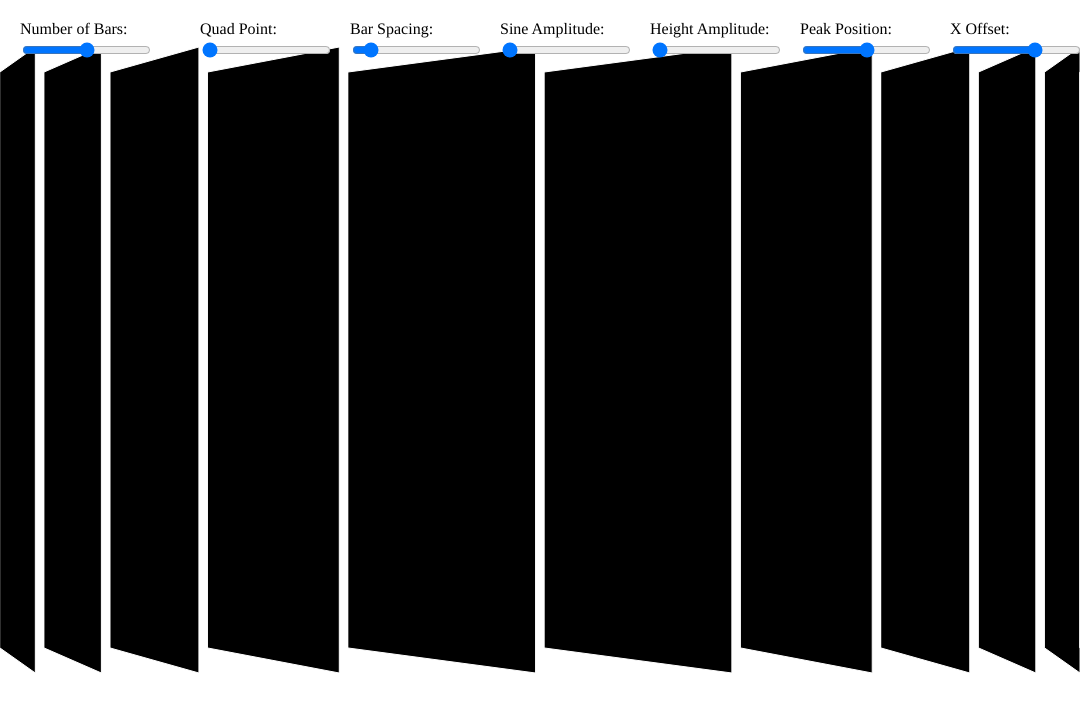
Frame 1 (no input)
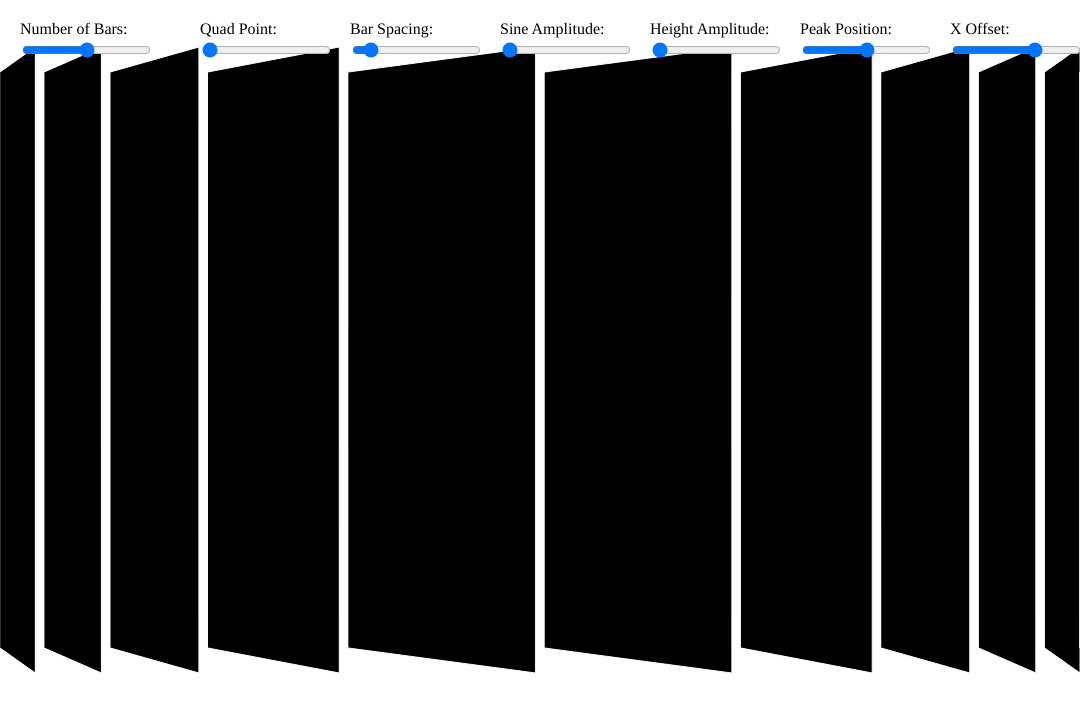
Frame 60 (no input)
Frame 120 (the mouse pressed at the canvas centre since frame 60): identical to frame 60, image omitted

The p5.js sketch that drew these frames (run headless with seeded random() and noise() and a simulated clock; from frame 60 on, the mouse is pressed at the canvas centre):

// p5.js sketch
// ── sketch.js
// Global variables
let BARS_X = 10;
let MIN_WIDTH = 10;
let MAX_WIDTH = 250;
let BAR_SPACING = 10;
let QUAD_POINT = 25;
let rotationOffset = 0;
let SINE_AMPLITUDE = 0;
let scrollOffset = 0;
let SCROLL_SPEED = 0;
let HEIGHT_AMPLITUDE = 0;
let PEAK_POSITION = 0.5;
let X_OFFSET = 0;

// Create sliders
let barsSlider, quadSlider, spacingSlider, sineSlider, 
    heightSlider, peakSlider, xOffsetSlider;

function setup() {
    createCanvas(1080, 720);
    
    // Create sliders with labels
    createDiv('Number of Bars:')
        .position(20, 20);
    createSlider(5, 15, 10, 1)
        .position(20, 40)
        .input(() => BARS_X = this.value());
    
    createDiv('Quad Point:')
        .position(200, 20);
    createSlider(0, 40, 0, 1)
        .position(200, 40)
        .input(() => QUAD_POINT = this.value());
    
    createDiv('Bar Spacing:')
        .position(350, 20);
    createSlider(0, 20, 2, 1)
        .position(350, 40)
        .input(() => BAR_SPACING = this.value());
    
    createDiv('Sine Amplitude:')
        .position(500, 20);
    createSlider(0, 1, 0, 0.1)
        .position(500, 40)
        .input(() => SINE_AMPLITUDE = this.value());
    
    createDiv('Height Amplitude:')
        .position(650, 20);
    createSlider(0, 1, 0, 0.1)
        .position(650, 40)
        .input(() => HEIGHT_AMPLITUDE = this.value());
    
    createDiv('Peak Position:')
        .position(800, 20);
    createSlider(0, 1, 0.5, 0.1)
        .position(800, 40)
        .input(() => PEAK_POSITION = this.value());
    
    createDiv('X Offset:')
        .position(950, 20);
    createSlider(-100, 50, 0, 1)
        .position(950, 40)
        .input(() => X_OFFSET = this.value());
}

function draw() {
    background(255);
    fill(0);
    stroke(255);
    
    let barH = height * 0.8;
    let totalWidth = 0;
    let barWidths = new Array(int(BARS_X));
    
    // Calculate bar widths
    for (let i = 0; i < BARS_X; i++) {
        let normalizedPosition = i / (BARS_X - 1.0);
        let distanceFromPeak = abs(normalizedPosition - PEAK_POSITION);
        let widthFactor = 1 - distanceFromPeak;
        widthFactor = pow(widthFactor, 3);
        barWidths[i] = map(widthFactor, 0, 1, MIN_WIDTH, MAX_WIDTH);
    }
    
    // Calculate total width including spacing
    for (let i = 0; i < BARS_X; i++) {
        totalWidth += barWidths[i];
    }
    totalWidth += BAR_SPACING * (BARS_X - 1);
    
    let scale = min(1, width / totalWidth);
    
    // Starting x position with scroll offset
    let x = (width - (totalWidth * scale)) / 2 - scrollOffset;
    
    // Draw two sets of bars for seamless scrolling
    for (let set = 0; set < 2; set++) {
        let xPos = x + (set * totalWidth * scale);
        
        for (let i = 0; i < BARS_X; i++) {
            let barW = barWidths[i] * scale;
            
            // Calculate offsets
            let staticOffset = QUAD_POINT;
            let waveOffset = SINE_AMPLITUDE * sin(rotationOffset + (i * 0.5)) * QUAD_POINT;
            let dynamicOffset = staticOffset + waveOffset;
            
            // Height animation
            let heightMod = HEIGHT_AMPLITUDE * sin(rotationOffset * 0.5 + (i * 0.3));
            let currentBarH = barH * (1 - (HEIGHT_AMPLITUDE * 0.8) + heightMod * 0.8);
            
            // Draw quad with X_OFFSET
            quad(
                xPos, height/2 - currentBarH/2,
                xPos + barW + X_OFFSET, height/2 - currentBarH/2 - dynamicOffset,
                xPos + barW + X_OFFSET, height/2 + currentBarH/2 + dynamicOffset,
                xPos, height/2 + currentBarH/2
            );
            
            xPos += barW + (BAR_SPACING * scale);
        }
    }
    
    // Update scroll position
    scrollOffset += SCROLL_SPEED;
    if (scrollOffset > totalWidth * scale) {
        scrollOffset = 0;
    }
    
    // Update rotation offset
    rotationOffset += 0.05;
} 
// ── style.css
body {
    margin: 0;
    padding: 20px;
    display: flex;
    flex-direction: column;
    align-items: center;
    background-color: #f0f0f0;
    font-family: Arial, sans-serif;
}

canvas {
    margin-top: 80px;  /* Space for the controls above */
    border: 1px solid #ccc;
    box-shadow: 0 4px 6px rgba(0, 0, 0, 0.1);
}

/* Style for slider containers */
.p5Canvas {
    border-radius: 4px;
    background: white;
}

/* Style for the labels */
div {
    color: #333;
    font-size: 14px;
    font-weight: bold;
    margin-bottom: 5px;
}

/* Style for the sliders */
input[type="range"] {
    -webkit-appearance: none;
    width: 100px;
    height: 4px;
    background: #ddd;
    border-radius: 2px;
    outline: none;
}

/* Slider thumb (the part you drag) */
input[type="range"]::-webkit-slider-thumb {
    -webkit-appearance: none;
    width: 15px;
    height: 15px;
    background: #4CAF50;
    border-radius: 50%;
    cursor: pointer;
    transition: background 0.2s;
}

input[type="range"]::-webkit-slider-thumb:hover {
    background: #45a049;
}

/* For Firefox */
input[type="range"]::-moz-range-thumb {
    width: 15px;
    height: 15px;
    background: #4CAF50;
    border: none;
    border-radius: 50%;
    cursor: pointer;
    transition: background 0.2s;
}

input[type="range"]::-moz-range-thumb:hover {
    background: #45a049;
} 
